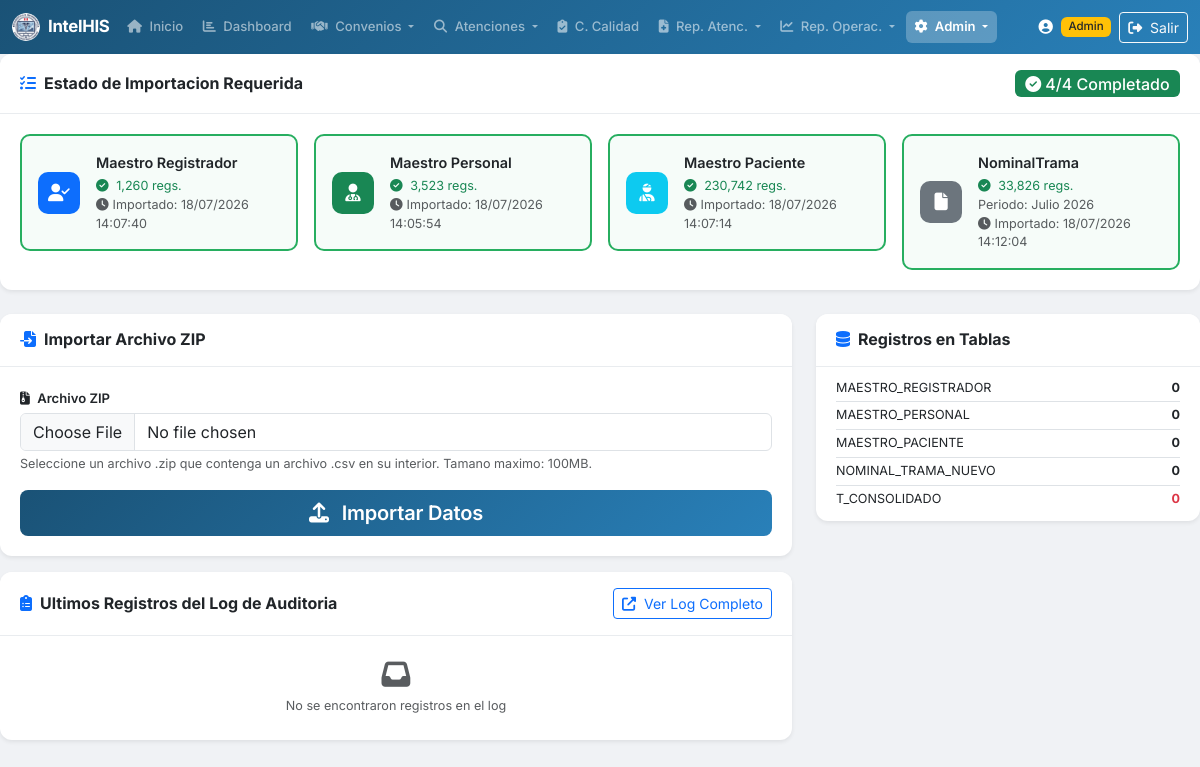
/import.php (signed in), run on an earlier commit of the app's database.
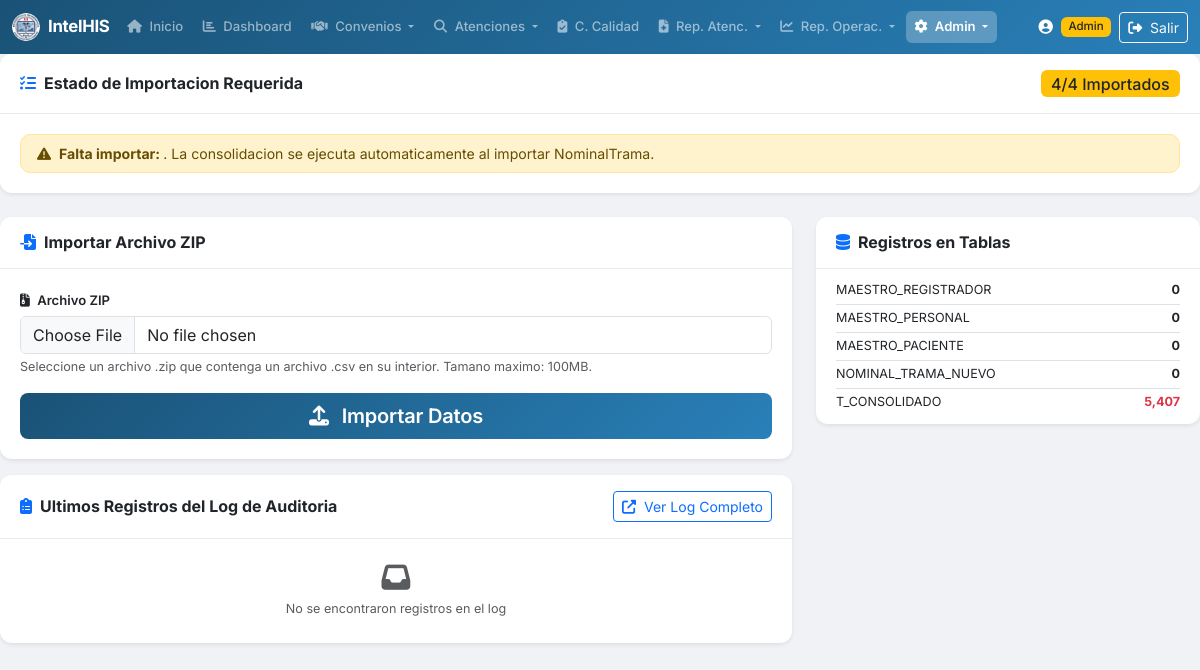
And on a later commit of the database.
### tables this page shows
CREATE TABLE `IMPORT_ESTADO` (
  `id` int(11) NOT NULL,
  `tipo_archivo` varchar(50) NOT NULL COMMENT 'MaestroRegistrador, MaestroPersonal, MaestroPaciente, NominalTrama',
  `importado` tinyint(1) NOT NULL DEFAULT 0 COMMENT '1=Importado, 0=Pendiente',
  `fecha_importacion` datetime DEFAULT NULL,
  `nombre_archivo` varchar(255) DEFAULT NULL,
  `periodo_mes` varchar(2) DEFAULT NULL,
  `periodo_anio` varchar(4) DEFAULT NULL,
  `registros_importados` int(11) DEFAULT 0
);

### includes/functions.php (called while the page is built, shortened)
<?php
function formatDateTime($datetime) {
    $ts = strtotime($datetime);
    return $ts ? date('d/m/Y H:i:s', $ts) : $datetime;
}
function getNombreMes($mes) {
    $meses = [
        1 => 'Enero', 2 => 'Febrero', 3 => 'Marzo',
        4 => 'Abril', 5 => 'Mayo', 6 => 'Junio',
        7 => 'Julio', 8 => 'Agosto', 9 => 'Septiembre',
        10 => 'Octubre', 11 => 'Noviembre', 12 => 'Diciembre'
    ];
    return $meses[intval($mes)] ?? $mes;
}
function obtenerEstadoImportacion() {
    $pdo = getDBConnection();
    $stmt = $pdo->query("SELECT * FROM IMPORT_ESTADO ORDER BY FIELD(tipo_archivo, 'MaestroRegistrador', 'MaestroPersonal', 'MaestroPaciente', 'NominalTrama')");
    $rows = $stmt->fetchAll();
    $estado = [];
    foreach ($rows as $row) {
        $estado[$row['tipo_archivo']] = $row;
    }
    return $estado;
}
function verificarTodosImportados() {
    $pdo = getDBConnection();
    $stmt = $pdo->query("SELECT COUNT(*) FROM IMPORT_ESTADO WHERE importado = 1");
    $importados = (int)$stmt->fetchColumn();
    return $importados >= 4;
}

### import.php (the view, shortened to what the rows shown need)
<?php
require_once 'includes/functions.php';
$importEstado = obtenerEstadoImportacion();
$todosImportados = verificarTodosImportados();
$ultimaImportacionPorTabla = [];
include 'includes/header.php';
?>
<div class="row mb-4">
    <div class="col-12">
        <div class="card shadow-sm <?= $todosImportados ? 'border-success' : 'border-warning' ?>">
            <div class="card-body">
                <div class="row g-3">
                    <?php
                    $iconos = [
                        'MaestroRegistrador' => ['icon' => 'fa-user-check', 'color' => 'primary', 'label' => 'Maestro Registrador', 'tabla' => 'MAESTRO_REGISTRADOR'],
                        'MaestroPersonal' => ['icon' => 'fa-user-md', 'color' => 'success', 'label' => 'Maestro Personal', 'tabla' => 'MAESTRO_PERSONAL'],
                        'MaestroPaciente' => ['icon' => 'fa-user-injured', 'color' => 'info', 'label' => 'Maestro Paciente', 'tabla' => 'MAESTRO_PACIENTE'],
                        'MaestroTrama' => ['icon' => 'fa-file-medical', 'color' => 'warning', 'label' => 'Nominal Trama', 'tabla' => 'NOMINAL_TRAMA_NUEVO'],
                    ];
                    foreach ($importEstado as $tipo => $info):
                        $cfg = $iconos[$tipo] ?? ['icon' => 'fa-file', 'color' => 'secondary', 'label' => $tipo, 'tabla' => ''];
                        $tablaNombre = $cfg['tabla'];
                        $logUltimo = $ultimaImportacionPorTabla[$tablaNombre] ?? null;
                    ?>
                    <div class="col-lg-3 col-md-6 col-sm-6">
                        <div class="import-status-card <?= $info['importado'] ? 'status-done' : 'status-pending' ?>">
                            <div class="d-flex align-items-center gap-3">
                                <div class="status-icon bg-<?= $cfg['color'] ?> <?= $info['importado'] ? '' : 'opacity-50' ?>">
                                    <i class="fas <?= $cfg['icon'] ?>"></i>
                                </div>
                                <div class="flex-grow-1">
                                    <div class="fw-semibold"><?= $cfg['label'] ?></div>
                                    <?php if ($info['importado']): ?>
                                        <small class="text-success">
                                            <i class="fas fa-check-circle me-1"></i>
                                            <?= number_format($info['registros_importados']) ?> regs.
                                        </small>
                                        <?php if ($tipo === 'NominalTrama' && $info['periodo_anio'] && $info['periodo_mes']): ?>
                                            <small class="text-muted d-block">Periodo: <?= getNombreMes($info['periodo_mes']) ?> <?= $info['periodo_anio'] ?></small>
                                        <?php endif; ?>
                                        <?php if ($logUltimo): ?>
                                            <small class="text-muted d-block"><i class="fas fa-clock me-1"></i>Ultima importacion: <?= formatDateTime($logUltimo['fecha_operacion']) ?></small>
                                        <?php elseif ($info['fecha_importacion']): ?>
                                            <small class="text-muted d-block"><i class="fas fa-clock me-1"></i>Importado: <?= formatDateTime($info['fecha_importacion']) ?></small>
                                        <?php endif; ?>
                                    <?php endif; ?>
                                </div>
                            </div>
                        </div>
                    </div>
                    <?php endforeach; ?>
                </div>
            </div>
        </div>
    </div>
</div>
<?php include 'includes/footer.php'; ?>

What changed in the data, as far as the page shows it:
removed import_estado: label "Maestro Registrador", registros_importados "1,260", fecha_importacion "18/07/2026 14:07:40"
removed import_estado: label "Maestro Personal", registros_importados "3,523", fecha_importacion "18/07/2026 14:05:54"
removed import_estado: label "Maestro Paciente", registros_importados "230,742", fecha_importacion "18/07/2026 14:07:14"
removed import_estado: label "NominalTrama", registros_importados "33,826", periodo_mes "Julio", periodo_anio "2026", fecha_importacion "18/07/2026 14:12:04"
Also different on the page:
4 - count($archivosFaltantes): (not shown) → "4"
$counts['T_CONSOLIDADO']: "0" → "5,407"
text no longer shown: "4/4 Completado"
text now shown: "/4 Importados Falta importar: . La consolidacion se ejecuta automaticamente al importar NominalTrama."
